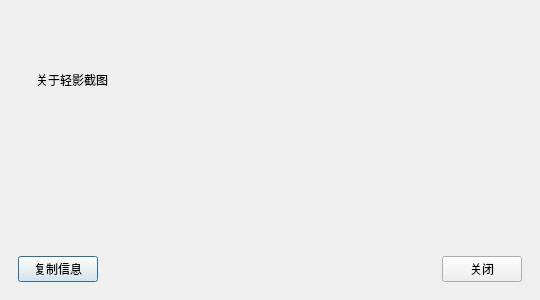
<?xml version="1.0" encoding="UTF-8"?>
<ui version="4.0">
 <class>AboutDialog</class>
 <widget class="QDialog" name="AboutDialog">
  <property name="geometry">
   <rect>
    <x>0</x>
    <y>0</y>
    <width>540</width>
    <height>300</height>
   </rect>
  </property>
  <property name="windowTitle">
   <string>关于轻影截图</string>
  </property>
  <layout class="QVBoxLayout" name="rootLayout">
   <property name="leftMargin">
    <number>18</number>
   </property>
   <property name="topMargin">
    <number>18</number>
   </property>
   <property name="rightMargin">
    <number>18</number>
   </property>
   <property name="bottomMargin">
    <number>18</number>
   </property>
   <property name="spacing">
    <number>12</number>
   </property>
   <item>
    <widget class="QFrame" name="aboutCard">
     <property name="frameShape">
      <enum>QFrame::NoFrame</enum>
     </property>
     <layout class="QVBoxLayout" name="cardLayout">
      <property name="leftMargin">
       <number>18</number>
      </property>
      <property name="topMargin">
       <number>16</number>
      </property>
      <property name="rightMargin">
       <number>18</number>
      </property>
      <property name="bottomMargin">
       <number>16</number>
      </property>
      <property name="spacing">
       <number>12</number>
      </property>
      <item>
       <widget class="QLabel" name="titleLabel">
        <property name="text">
         <string>关于轻影截图</string>
        </property>
       </widget>
      </item>
      <item>
       <widget class="QLabel" name="contentLabel">
        <property name="text">
         <string/>
        </property>
        <property name="wordWrap">
         <bool>true</bool>
        </property>
       </widget>
      </item>
     </layout>
    </widget>
   </item>
   <item>
    <layout class="QHBoxLayout" name="footerLayout">
     <item>
      <widget class="QPushButton" name="copyInfoButton">
       <property name="text">
        <string>复制信息</string>
       </property>
      </widget>
     </item>
     <item>
      <spacer name="footerSpacer">
       <property name="orientation">
        <enum>Qt::Horizontal</enum>
       </property>
       <property name="sizeHint" stdset="0">
        <size>
         <width>40</width>
         <height>20</height>
        </size>
       </property>
      </spacer>
     </item>
     <item>
      <widget class="QPushButton" name="closeButton">
       <property name="text">
        <string>关闭</string>
       </property>
      </widget>
     </item>
    </layout>
   </item>
  </layout>
 </widget>
 <resources/>
 <connections/>
</ui>
